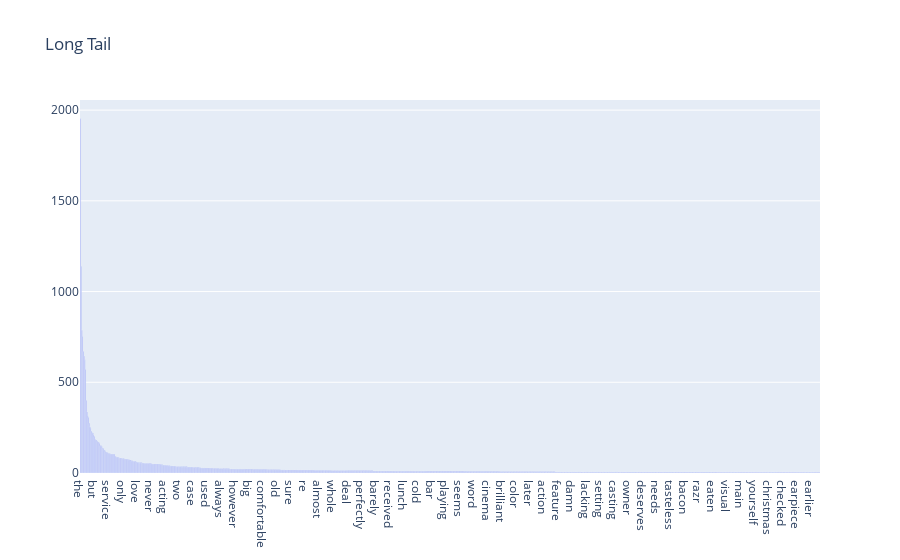

The cell this chart's notebook holds for it:
### Code cell
# Use plotly to make a longtail graph

# Use previously created sorted_list

# Plot
fig = go.Figure(
    data=[go.Bar(x=count_vect.get_feature_names_out()[sorted_index[:1000]], 
                 y=sorted_list[:1000])],
    layout_title_text="Long Tail"
)
fig.show()

### Figure 1 — Plotly figure (JSON) as saved in the notebook; plotly's stock layout.template omitted (floating-point values rounded to 4 significant figures; data arrays with more than 128 entries replaced by an {"elided": "..."} marker saying what was removed)
{"data": [{"type": "bar", "x": {"elided": "1000 str values"}, "y": {"elided": "1000 int values"}}], "layout": {"title": {"text": "Long Tail"}}}
